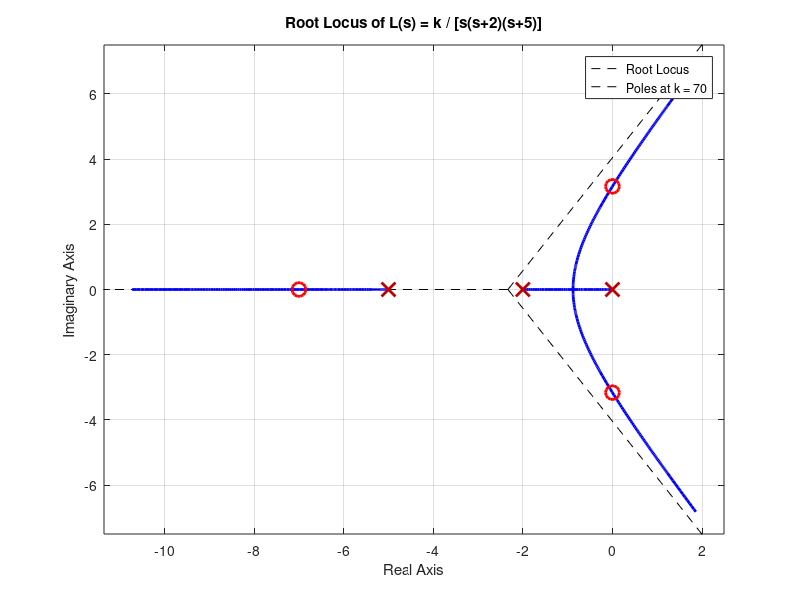

Reproduce this figure in MATLAB.
clc; clear;

% Open-loop system: G(s) = 1 / [s(s+2)(s+5)]
num = 1;
den = conv([1 0], conv([1 2], [1 5]));
G = tf(num, den);

%% Root locus plot
figure;
rlocus(G);
grid on;
title('Root Locus of L(s) = k / [s(s+2)(s+5)]');
hold on;

%% Programmatic search for kcrit by scanning k
k_vals = linspace(0, 100, 20001);   % fine grid
max_real = zeros(size(k_vals));

for i = 1:length(k_vals)
    k = k_vals(i);
    poles = roots([1 7 10 k]);   % characteristic: s^3 + 7s^2 + 10s + k
    max_real(i) = max(real(poles));
end

% Find k where max real part is closest to zero
[~, idx] = min(abs(max_real));
kcrit_est = k_vals(idx);

fprintf('Estimated kcrit from scan = %.6f\n', kcrit_est);

%% Exact poles at k = 70
kcrit = 70;
p70 = roots([1 7 10 kcrit]);

fprintf('Poles at k = 70:\n');
disp(p70);

% Overlay poles at k = 70 on root locus
plot(real(p70), imag(p70), 'ro', 'MarkerSize', 10, 'LineWidth', 2);

% mark the real-axis pole at k=70
legend('Root Locus', 'Poles at k = 70', 'Location', 'best');
